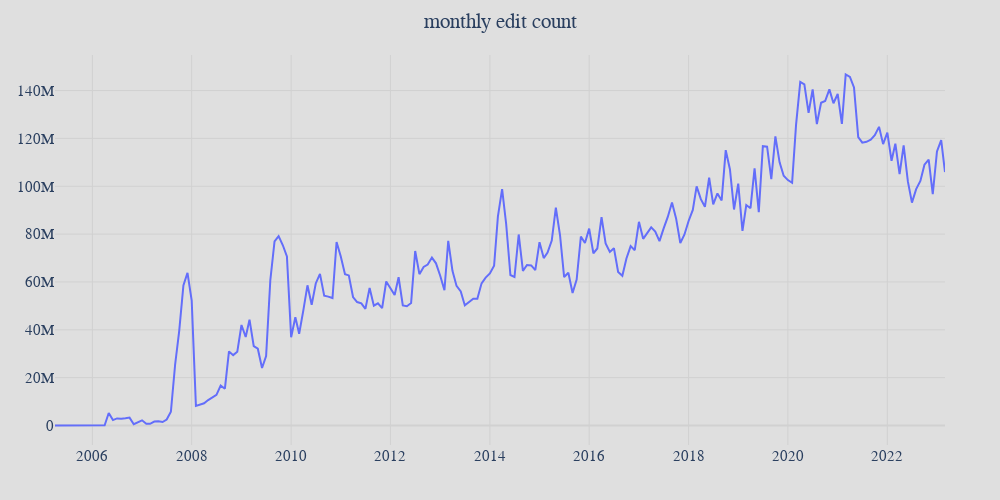

Here is the notebook cell this chart was saved with:
### Code cell
fig = go.Figure()
fig.add_trace(go.Scatter(x=MONTHS[monthly_edits.index.values.astype(int)], y=monthly_edits.values))
fig.update_layout(get_default_plot_layout("monthly edit count", "edits"))
fig.show()

### Figure 1 — Plotly figure (JSON) as saved in the notebook; plotly's stock layout.template omitted (floating-point values rounded to 4 significant figures; data arrays with more than 128 entries replaced by an {"elided": "..."} marker saying what was removed)
{"data": [{"type": "scatter", "x": {"elided": "216 str values"}, "y": {"elided": "216 int values"}}], "layout": {"autosize": false, "font": {"family": "Times", "size": 15}, "height": 500, "margin": {"b": 55, "l": 55, "r": 55, "t": 55}, "paper_bgcolor": "#dfdfdf", "plot_bgcolor": "#dfdfdf", "title": {"text": "monthly edit count", "x": 0.5}, "width": 1000, "xaxis": {"gridcolor": "#d1d1d1", "showgrid": true, "zerolinecolor": "#d1d1d1"}, "yaxis": {"gridcolor": "#d1d1d1", "showgrid": true, "zerolinecolor": "#d1d1d1"}}}
